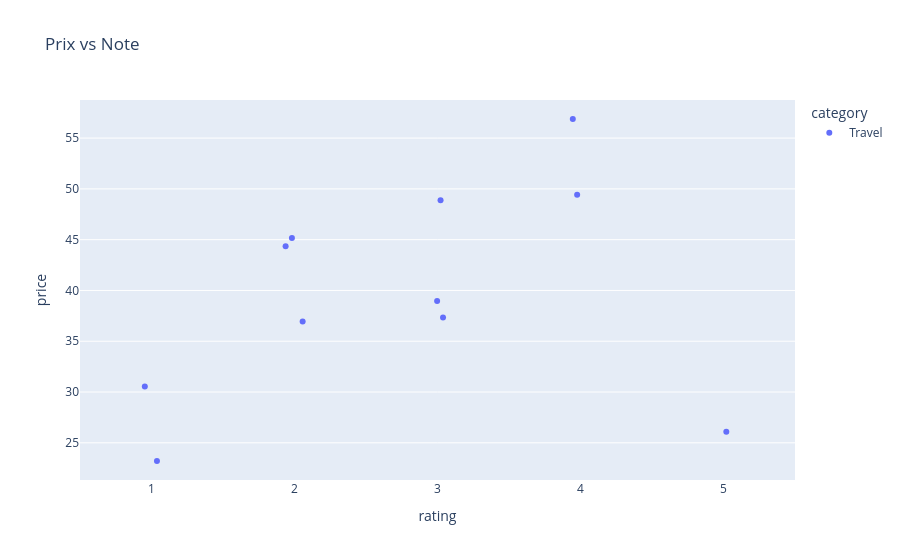

Notebook code cell kept with this figure:
### Code cell
# Visualisation interactive (Plotly) : Prix vs Note
if not df.empty:
    fig = px.strip(df, x='rating', y='price', color='category', hover_data=['title'], title='Prix vs Note')
    fig.update_traces(jitter=0.3)
    fig.show()

### Figure 1 — Plotly figure (JSON) as saved in the notebook; plotly's stock layout.template omitted (floating-point values rounded to 4 significant figures)
{"data": [{"alignmentgroup": "True", "boxpoints": "all", "customdata": [["It's Only the Himalayas"], ["Full Moon over Noahâs Ark: An Odyssey to Mount Ararat and Beyond"], ["See America: A Celebration of Our National Parks & Treasured Sites"], ["Vagabonding: An Uncommon Guide to the Art of Long-Term World Travel"], ["Under the Tuscan Sun"], ["A Summer In Europe"], ["The Great Railway Bazaar"], ["A Year in Provence (Provence #1)"], ["The Road to Little Dribbling: Adventures of an American in Britain (Notes From a Small Island #2)"], ["Neither Here nor There: Travels in Europe"], ["1,000 Places to See Before You Die"]], "fillcolor": "rgba(255,255,255,0)", "hoveron": "points", "hovertemplate": "category=Travel<br>rating=%{x}<br>price=%{y}<br>title=%{customdata[0]}<extra></extra>", "jitter": 0.3, "legendgroup": "Travel", "line": {"color": "rgba(255,255,255,0)"}, "marker": {"color": "#636efa"}, "name": "Travel", "offsetgroup": "Travel", "orientation": "v", "pointpos": 0, "showlegend": true, "type": "box", "x": [2, 4, 3, 2, 3, 2, 1, 4, 1, 3, 5], "x0": " ", "xaxis": "x", "y": [45.17, 49.43, 48.87, 36.94, 37.33, 44.34, 30.54, 56.88, 23.21, 38.95, 26.08], "y0": " ", "yaxis": "y"}], "layout": {"boxmode": "group", "legend": {"title": {"text": "category"}, "tracegroupgap": 0}, "title": {"text": "Prix vs Note"}, "xaxis": {"anchor": "y", "domain": [0, 1], "title": {"text": "rating"}}, "yaxis": {"anchor": "x", "domain": [0, 1], "title": {"text": "price"}}}}
